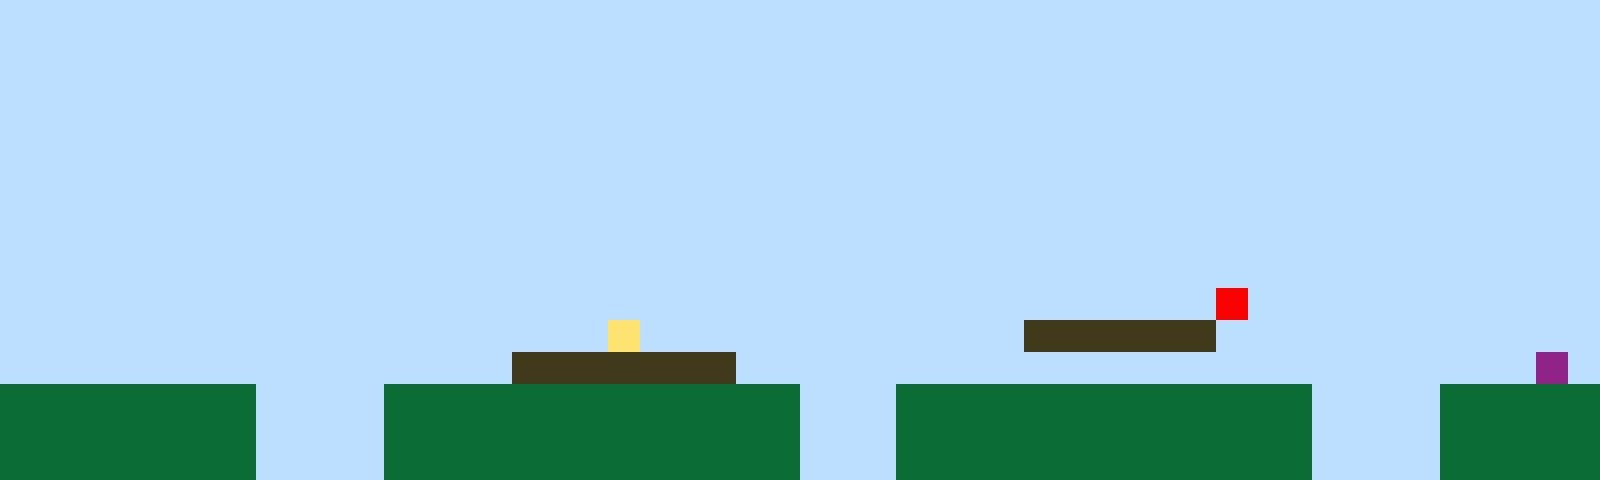

This game map was drawn from its Tiled (.tmx) file and the tilesets committed beside it. A one-line description and the full map source follow:
An orthogonal 50x15 tile map with 32x32 px tiles, 1 tile layer (Tile Layer 1).

<map version="1.10" tiledversion="1.11.2" orientation="orthogonal" renderorder="right-up" width="50" height="15" tilewidth="32" tileheight="32" infinite="0" nextlayerid="2" nextobjectid="1"><editorsettings><export target="map1.csv" format="csv" /></editorsettings><tileset firstgid="1" name="sprites" tilewidth="32" tileheight="32" tilecount="6" columns="3"><image source="sprites.png" width="96" height="64" /></tileset><layer id="1" name="Tile Layer 1" width="50" height="15"><data encoding="csv">1,1,1,1,1,1,1,1,1,1,1,1,1,1,1,1,1,1,1,1,1,1,1,1,1,1,1,1,1,1,1,1,1,1,1,1,1,1,1,1,1,1,1,1,1,1,1,1,1,1,1,1,1,1,1,1,1,1,1,1,1,1,1,1,1,1,1,1,1,1,1,1,1,1,1,1,1,1,1,1,1,1,1,1,1,1,1,1,1,1,1,1,1,1,1,1,1,1,1,1,1,1,1,1,1,1,1,1,1,1,1,1,1,1,1,1,1,1,1,1,1,1,1,1,1,1,1,1,1,1,1,1,1,1,1,1,1,1,1,1,1,1,1,1,1,1,1,1,1,1,1,1,1,1,1,1,1,1,1,1,1,1,1,1,1,1,1,1,1,1,1,1,1,1,1,1,1,1,1,1,1,1,1,1,1,1,1,1,1,1,1,1,1,1,1,1,1,1,1,1,1,1,1,1,1,1,1,1,1,1,1,1,1,1,1,1,1,1,1,1,1,1,1,1,1,1,1,1,1,1,1,1,1,1,1,1,1,1,1,1,1,1,1,1,1,1,1,1,1,1,1,1,1,1,1,1,1,1,1,1,1,1,1,1,1,1,1,1,1,1,1,1,1,1,1,1,1,1,1,1,1,1,1,1,1,1,1,1,1,1,1,1,1,1,1,1,1,1,1,1,1,1,1,1,1,1,1,1,1,1,1,1,1,1,1,1,1,1,1,1,1,1,1,1,1,1,1,1,1,1,1,1,1,1,1,1,1,1,1,1,1,1,1,1,1,1,1,1,1,1,1,1,1,1,1,1,1,1,1,1,1,1,1,1,1,1,1,1,1,1,1,1,1,1,1,1,1,1,1,1,1,1,1,1,1,1,1,1,1,1,1,1,1,1,1,1,1,1,1,1,1,1,1,1,1,1,1,1,1,1,1,1,1,1,1,1,1,1,1,1,1,1,1,1,1,1,1,1,1,1,1,1,1,1,1,1,1,1,1,1,1,1,1,1,1,1,1,1,1,1,1,1,1,1,1,1,1,1,1,1,1,1,1,1,1,1,1,1,1,1,1,1,1,1,1,1,1,1,1,1,1,1,1,1,1,1,1,1,5,1,1,1,1,1,1,1,1,1,1,1,1,1,1,1,1,1,1,1,1,1,1,1,1,1,1,1,1,1,1,4,1,1,1,1,1,1,1,1,1,1,1,1,3,3,3,3,3,3,1,1,1,1,1,1,1,1,1,1,1,1,1,1,1,1,1,1,1,1,1,1,1,1,1,1,1,1,3,3,3,3,3,3,3,1,1,1,1,1,1,1,1,1,1,1,1,1,1,1,1,1,1,1,1,1,1,1,1,1,6,1,2,2,2,2,2,2,2,2,1,1,1,1,2,2,2,2,2,2,2,2,2,2,2,2,2,1,1,1,2,2,2,2,2,2,2,2,2,2,2,2,2,1,1,1,1,2,2,2,2,2,2,2,2,2,2,2,2,2,1,1,1,1,2,2,2,2,2,2,2,2,2,2,2,2,2,1,1,1,2,2,2,2,2,2,2,2,2,2,2,2,2,1,1,1,1,2,2,2,2,2,2,2,2,2,2,2,2,2,1,1,1,1,2,2,2,2,2,2,2,2,2,2,2,2,2,1,1,1,2,2,2,2,2,2,2,2,2,2,2,2,2,1,1,1,1,2,2,2,2,2</data></layer></map>
